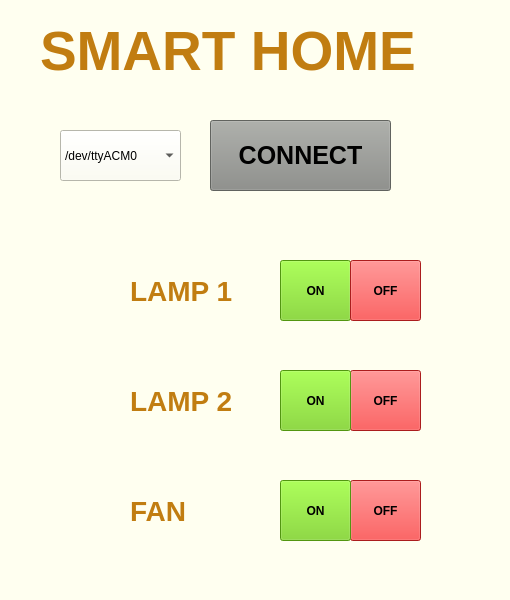
<?xml version="1.0" encoding="UTF-8"?>
<ui version="4.0">
 <class>MainWindow</class>
 <widget class="QMainWindow" name="MainWindow">
  <property name="geometry">
   <rect>
    <x>0</x>
    <y>0</y>
    <width>510</width>
    <height>600</height>
   </rect>
  </property>
  <property name="windowTitle">
   <string>MainWindow</string>
  </property>
  <property name="styleSheet">
   <string notr="true">
background-color: rgb(255, 255, 240);</string>
  </property>
  <widget class="QWidget" name="centralwidget">
   <widget class="QPushButton" name="L1_ON">
    <property name="geometry">
     <rect>
      <x>280</x>
      <y>260</y>
      <width>71</width>
      <height>61</height>
     </rect>
    </property>
    <property name="font">
     <font>
      <weight>75</weight>
      <bold>true</bold>
     </font>
    </property>
    <property name="styleSheet">
     <string notr="true">background-color: rgb(115, 210, 22);</string>
    </property>
    <property name="text">
     <string>ON</string>
    </property>
   </widget>
   <widget class="QPushButton" name="L1_OFF">
    <property name="geometry">
     <rect>
      <x>350</x>
      <y>260</y>
      <width>71</width>
      <height>61</height>
     </rect>
    </property>
    <property name="font">
     <font>
      <weight>75</weight>
      <bold>true</bold>
     </font>
    </property>
    <property name="styleSheet">
     <string notr="true">background-color: rgb(239, 41, 41);</string>
    </property>
    <property name="text">
     <string>OFF</string>
    </property>
   </widget>
   <widget class="QPushButton" name="L2_OFF">
    <property name="geometry">
     <rect>
      <x>350</x>
      <y>370</y>
      <width>71</width>
      <height>61</height>
     </rect>
    </property>
    <property name="font">
     <font>
      <weight>75</weight>
      <bold>true</bold>
     </font>
    </property>
    <property name="styleSheet">
     <string notr="true">background-color: rgb(239, 41, 41);</string>
    </property>
    <property name="text">
     <string>OFF</string>
    </property>
   </widget>
   <widget class="QPushButton" name="L2_ON">
    <property name="geometry">
     <rect>
      <x>280</x>
      <y>370</y>
      <width>71</width>
      <height>61</height>
     </rect>
    </property>
    <property name="font">
     <font>
      <weight>75</weight>
      <bold>true</bold>
     </font>
    </property>
    <property name="styleSheet">
     <string notr="true">background-color: rgb(115, 210, 22);</string>
    </property>
    <property name="text">
     <string>ON</string>
    </property>
   </widget>
   <widget class="QPushButton" name="F1_OFF">
    <property name="geometry">
     <rect>
      <x>350</x>
      <y>480</y>
      <width>71</width>
      <height>61</height>
     </rect>
    </property>
    <property name="font">
     <font>
      <weight>75</weight>
      <bold>true</bold>
     </font>
    </property>
    <property name="styleSheet">
     <string notr="true">background-color: rgb(239, 41, 41);</string>
    </property>
    <property name="text">
     <string>OFF</string>
    </property>
   </widget>
   <widget class="QPushButton" name="F1_ON">
    <property name="geometry">
     <rect>
      <x>280</x>
      <y>480</y>
      <width>71</width>
      <height>61</height>
     </rect>
    </property>
    <property name="font">
     <font>
      <weight>75</weight>
      <bold>true</bold>
     </font>
    </property>
    <property name="styleSheet">
     <string notr="true">background-color: rgb(115, 210, 22);</string>
    </property>
    <property name="text">
     <string>ON</string>
    </property>
   </widget>
   <widget class="QPushButton" name="pushButton_7">
    <property name="geometry">
     <rect>
      <x>20</x>
      <y>250</y>
      <width>91</width>
      <height>81</height>
     </rect>
    </property>
    <property name="styleSheet">
     <string notr="true">border:0 px;</string>
    </property>
    <property name="text">
     <string/>
    </property>
    <property name="icon">
     <iconset>
      <normaloff>bulb_life.png</normaloff>bulb_life.png</iconset>
    </property>
    <property name="iconSize">
     <size>
      <width>70</width>
      <height>70</height>
     </size>
    </property>
   </widget>
   <widget class="QPushButton" name="pushButton_8">
    <property name="geometry">
     <rect>
      <x>20</x>
      <y>360</y>
      <width>91</width>
      <height>81</height>
     </rect>
    </property>
    <property name="styleSheet">
     <string notr="true">border:0px;</string>
    </property>
    <property name="text">
     <string/>
    </property>
    <property name="icon">
     <iconset>
      <normaloff>bulb_life.png</normaloff>bulb_life.png</iconset>
    </property>
    <property name="iconSize">
     <size>
      <width>70</width>
      <height>70</height>
     </size>
    </property>
   </widget>
   <widget class="QPushButton" name="pushButton_9">
    <property name="geometry">
     <rect>
      <x>20</x>
      <y>470</y>
      <width>91</width>
      <height>81</height>
     </rect>
    </property>
    <property name="styleSheet">
     <string notr="true">border:0px;</string>
    </property>
    <property name="text">
     <string/>
    </property>
    <property name="icon">
     <iconset>
      <normaloff>fan.png</normaloff>fan.png</iconset>
    </property>
    <property name="iconSize">
     <size>
      <width>70</width>
      <height>70</height>
     </size>
    </property>
   </widget>
   <widget class="QLabel" name="label">
    <property name="geometry">
     <rect>
      <x>130</x>
      <y>260</y>
      <width>131</width>
      <height>61</height>
     </rect>
    </property>
    <property name="font">
     <font>
      <pointsize>21</pointsize>
      <weight>75</weight>
      <bold>true</bold>
     </font>
    </property>
    <property name="styleSheet">
     <string notr="true">color: rgb(193, 125, 17);</string>
    </property>
    <property name="text">
     <string>LAMP 1</string>
    </property>
   </widget>
   <widget class="QLabel" name="label_2">
    <property name="geometry">
     <rect>
      <x>130</x>
      <y>370</y>
      <width>131</width>
      <height>61</height>
     </rect>
    </property>
    <property name="font">
     <font>
      <pointsize>21</pointsize>
      <weight>75</weight>
      <bold>true</bold>
     </font>
    </property>
    <property name="styleSheet">
     <string notr="true">color: rgb(193, 125, 17);</string>
    </property>
    <property name="text">
     <string>LAMP 2</string>
    </property>
   </widget>
   <widget class="QLabel" name="label_3">
    <property name="geometry">
     <rect>
      <x>130</x>
      <y>480</y>
      <width>131</width>
      <height>61</height>
     </rect>
    </property>
    <property name="font">
     <font>
      <pointsize>21</pointsize>
      <weight>75</weight>
      <bold>true</bold>
     </font>
    </property>
    <property name="styleSheet">
     <string notr="true">color: rgb(193, 125, 17);</string>
    </property>
    <property name="text">
     <string>FAN</string>
    </property>
   </widget>
   <widget class="QLabel" name="label_4">
    <property name="geometry">
     <rect>
      <x>40</x>
      <y>10</y>
      <width>421</width>
      <height>81</height>
     </rect>
    </property>
    <property name="font">
     <font>
      <pointsize>41</pointsize>
      <weight>75</weight>
      <bold>true</bold>
     </font>
    </property>
    <property name="styleSheet">
     <string notr="true">color: rgb(193, 125, 17);</string>
    </property>
    <property name="text">
     <string>SMART HOME</string>
    </property>
   </widget>
   <widget class="QPushButton" name="CONNECT">
    <property name="geometry">
     <rect>
      <x>210</x>
      <y>120</y>
      <width>181</width>
      <height>71</height>
     </rect>
    </property>
    <property name="font">
     <font>
      <pointsize>19</pointsize>
      <weight>75</weight>
      <bold>true</bold>
     </font>
    </property>
    <property name="styleSheet">
     <string notr="true">background-color: rgb(136, 138, 133);
selection-background-color: rgb(252, 233, 79);</string>
    </property>
    <property name="text">
     <string>CONNECT</string>
    </property>
   </widget>
   <widget class="QComboBox" name="comboBox">
    <property name="geometry">
     <rect>
      <x>60</x>
      <y>130</y>
      <width>121</width>
      <height>51</height>
     </rect>
    </property>
    <item>
     <property name="text">
      <string>/dev/ttyACM0</string>
     </property>
    </item>
    <item>
     <property name="text">
      <string>/dev/ttyACM1</string>
     </property>
    </item>
    <item>
     <property name="text">
      <string>/dev/tty/AMA0</string>
     </property>
    </item>
    <item>
     <property name="text">
      <string>/dev/tty/AMA1</string>
     </property>
    </item>
    <item>
     <property name="text">
      <string>/dev/tty/USB0</string>
     </property>
    </item>
    <item>
     <property name="text">
      <string>/dev/tty/USB1</string>
     </property>
    </item>
   </widget>
  </widget>
  <widget class="QMenuBar" name="menubar">
   <property name="geometry">
    <rect>
     <x>0</x>
     <y>0</y>
     <width>510</width>
     <height>25</height>
    </rect>
   </property>
  </widget>
  <widget class="QStatusBar" name="statusbar"/>
 </widget>
 <resources/>
 <connections/>
</ui>
